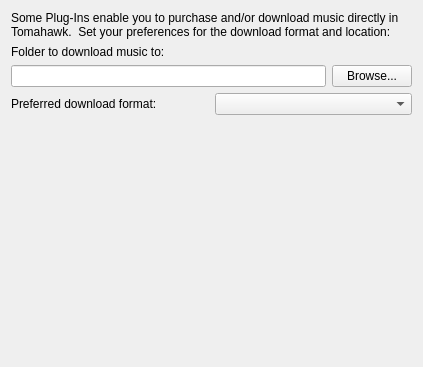
<?xml version="1.0" encoding="UTF-8"?>
<ui version="4.0">
 <class>Settings_Downloads</class>
 <widget class="QWidget" name="Settings_Downloads">
  <property name="geometry">
   <rect>
    <x>0</x>
    <y>0</y>
    <width>423</width>
    <height>367</height>
   </rect>
  </property>
  <property name="sizePolicy">
   <sizepolicy hsizetype="Preferred" vsizetype="Preferred">
    <horstretch>0</horstretch>
    <verstretch>0</verstretch>
   </sizepolicy>
  </property>
  <property name="windowTitle">
   <string notr="true" extracomment="not translatable because not shown to the user">Form</string>
  </property>
  <layout class="QVBoxLayout" name="verticalLayout">
   <item>
    <widget class="QLabel" name="label_2">
     <property name="text">
      <string>Some Plug-Ins enable you to purchase and/or download music directly in Tomahawk.  Set your preferences for the download format and location:</string>
     </property>
     <property name="wordWrap">
      <bool>true</bool>
     </property>
    </widget>
   </item>
   <item>
    <spacer name="verticalSpacer_2">
     <property name="orientation">
      <enum>Qt::Vertical</enum>
     </property>
     <property name="sizeHint" stdset="0">
      <size>
       <width>20</width>
       <height>40</height>
      </size>
     </property>
    </spacer>
   </item>
   <item>
    <widget class="QLabel" name="label_6">
     <property name="text">
      <string>Folder to download music to:</string>
     </property>
     <property name="wordWrap">
      <bool>true</bool>
     </property>
    </widget>
   </item>
   <item>
    <layout class="QHBoxLayout" name="horizontalLayout">
     <item>
      <widget class="QLineEdit" name="downloadsFolder">
       <property name="readOnly">
        <bool>true</bool>
       </property>
      </widget>
     </item>
     <item>
      <widget class="QPushButton" name="pickFolderButton">
       <property name="text">
        <string>Browse...</string>
       </property>
      </widget>
     </item>
    </layout>
   </item>
   <item>
    <layout class="QHBoxLayout" name="horizontalLayout_2">
     <item>
      <widget class="QLabel" name="label">
       <property name="text">
        <string>Preferred download format:</string>
       </property>
      </widget>
     </item>
     <item>
      <widget class="QComboBox" name="preferredFormatComboBox"/>
     </item>
    </layout>
   </item>
   <item>
    <spacer name="verticalSpacer">
     <property name="orientation">
      <enum>Qt::Vertical</enum>
     </property>
     <property name="sizeHint" stdset="0">
      <size>
       <width>20</width>
       <height>303</height>
      </size>
     </property>
    </spacer>
   </item>
  </layout>
 </widget>
 <resources/>
 <connections/>
</ui>
